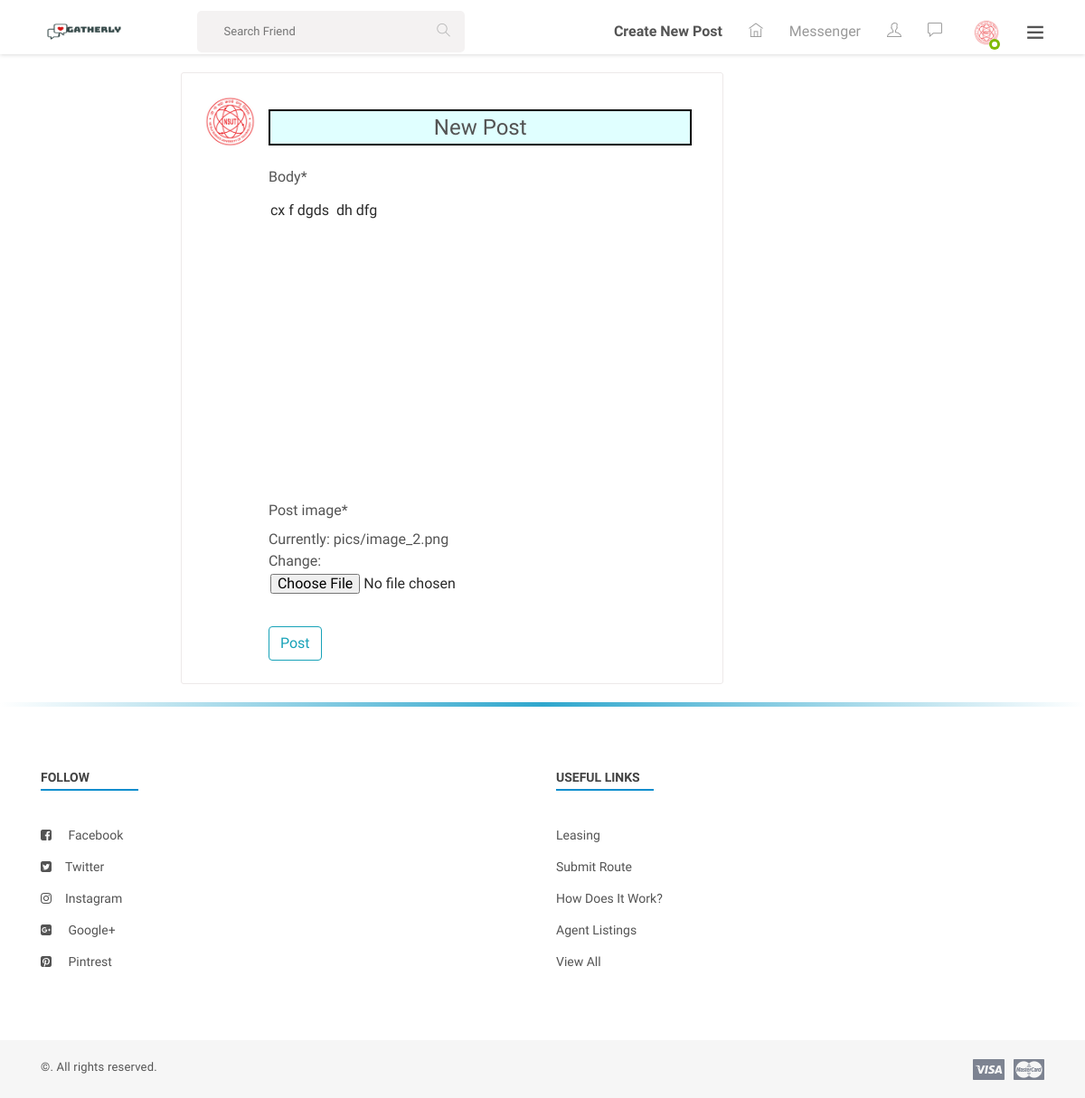
The page /update_post/37 (signed in) on the database its author committed.
### accounts/models.py (models this page shows, shortened)
class User(AbstractUser):
    username = models.CharField(
        'username',
        max_length=50,
        unique=True,
        help_text='Required. 50 characters or fewer. Letters, digits and @/./+/-/_ only.',
        error_messages={
            'unique': "A user with that username already exists.",
        },
    )
    email = models.EmailField(unique=True, blank=False,
                              error_messages={
                                  'unique': "A user with that email already exists.",
                              })
    gender = models.CharField(max_length=20,choices=(('male','male'),('female','female')))
    status = models.BooleanField(default=False)
    about = models.CharField(max_length=400)
    firstname = models.CharField(max_length=50);
    lastname = models.CharField(max_length=20);
    USERNAME_FIELD = "email"
    REQUIRED_FIELDS = ["username", "gender"]

### userprofile/models.py (models this page shows)
class Profile(models.Model):
    user = models.OneToOneField(User, on_delete=models.DO_NOTHING, related_name='profile')
    profile_image = models.ImageField(upload_to='avatars', default='avatars/guest.png')
    cover_image = models.ImageField(upload_to='avatars', default='avatars/cover.png')
    phone = models.CharField(max_length=20, blank=True)
    city = models.CharField(max_length=20, blank=True)
    country = models.CharField(max_length=20, blank=True)

### newsfeed/models.py (models this page shows, shortened)
class Post(models.Model):
    user = models.ForeignKey(User, on_delete=models.CASCADE, related_name="posts")
    body = models.TextField(null=False)
    created_at = models.DateTimeField(default=now)
    post_image = models.ImageField(upload_to="pics",default='avatars/default.jpg',null=True)

### newsfeed/views.py (the view, shortened to what this page needs)
# urls.py: path('update_post/<int:pk>',PostUpdateView.as_view(),name="udpate-post"),
class PostUpdateView( UpdateView):
    model = Post
    form_class = PostForm

### newsfeed/forms.py
class PostForm(forms.ModelForm):
    class Meta:
        model = Post
        fields = ('body','post_image')

### templates/newsfeed/post_form.html (shortened to what this page needs)
{% extends "base.html" %}
{%load crispy_forms_tags%}
{% block content %}
<div class="central-meta" style="margin-left:200px; margin-top:20px; width:600px; background-color:white" >
    <div class="new-postbox">
        <figure>
            <img src="{{ request.user.profile.profile_image.url }}" alt="">
        </figure>
        <div class="newpst-input">
<div class = "content-section">
    <form method = 'POST' enctype="multipart/form-data">
            <fieldset class = "form-group" >
                <legend style="border:2px solid black;text-align:center;background-color:lightcyan">New Post</legend>
                {{form|crispy}}
            </fieldset>
    <div class = 'form_group'>
        <button class = "btn btn-outline-info",
        type = "submit">Post </button>
    </div>
</form>
</div>
        </div>
    </div>
</div>
{% endblock %}

### templates/base.html (shortened to what this page needs)
{% load static %}
<!DOCTYPE html>
<html lang="en">
<head>
    <link rel="stylesheet" href="https://stackpath.bootstrapcdn.com/bootstrap/4.4.1/css/bootstrap.min.css">
    {% include 'includes/stylesheets.html' %}
</head>
<body>
<div class="theme-layout">
    <div class="topbar stick">
        <div class="logo">
            <a title="" href="/"><img src="{% static 'images/logo.png' %}" alt="" style="height: 70px; width: 90px"></a>
        </div>
        <div class="top-area">
            <div class="top-search">
                <form method="get" class="searchbar">
                    <input type="text" placeholder="Search Friend" name="si">
                    <button type ="submit"><i class="ti-search"></i></button>
                </form>
            </div>
            <ul class="setting-area">
                {% if user.is_authenticated%}
                <li><strong><a href="{%url 'newsfeed:post-create'%}">Create New Post</strong></a></li>
                {%endif%}
                <li><a href="{% url 'core:home' %}" class="link"><i class="ti-home"></i></a></li>
                <li><a href="{% url 'communications:all-messages' %}" class="link">Messenger</a></li>
                <li>
                    <a href="#" title="Notification" data-ripple="">
                        <i class="ti-user"></i>
                    </a>
                </li>
                <li>
                    <a href="#" title="Messages" data-ripple=""><i class="ti-comment"></i></a>
                </li>
            </ul>
            <div class="user-img">
                <img src="{{ request.user.profile.profile_image.url }}" alt="" style="height: 40px; width: 40px;">
                <span class="status f-online"></span>
            </div>
            <span class="ti-menu main-menu" data-ripple=""></span>
        </div>
    </div>
    {% block content %}{% endblock %}
    <footer>
        <div class="container">
            <div class="row">
                <div class="col-lg-6 col-md-4">
                    <div class="widget">
                        <div class="widget-title"><h4>follow</h4></div>
                        <ul class="list-style">
                            <li><i class="fa fa-facebook-square"></i> <a href="https://web.facebook.com/shopcircut/" title="">facebook</a></li>
                            <li><i class="fa fa-twitter-square"></i><a href="https://twitter.com/login?lang=en" title="">twitter</a></li>
                            <li><i class="fa fa-instagram"></i><a href="https://www.instagram.com/?hl=en" title="">instagram</a></li>
                            <li><i class="fa fa-google-plus-square"></i> <a href="https://plus.google.com/discover" title="">Google+</a></li>
                            <li><i class="fa fa-pinterest-square"></i> <a href="https://www.pinterest.com/" title="">Pintrest</a></li>
                        </ul>
                    </div>
                </div>
                <div class="col-lg-6 col-md-4">
                    <div class="widget">
                        <div class="widget-title"><h4>useful links</h4></div>
                        <ul class="list-style">
                            <li><a href="#" title="">leasing</a></li>
                            <li><a href="#" title="">submit route</a></li>
                            <li><a href="#" title="">how does it work?</a></li>
                            <li><a href="#" title="">agent listings</a></li>
                            <li><a href="#" title="">view All</a></li>
                        </ul>
                    </div>
                </div>
            </div>
        </div>
    </footer>
    <div class="bottombar">
        <div class="container">
            <div class="row">
                <div class="col-md-12">
                    <span class="copyright">©. All rights reserved.</span>
                    <i><img src="images/credit-cards.png" alt=""></i>
                </div>
            </div>
        </div>
    </div>
</div>
</body>
</html>

### static/css/color.css (style rules this page uses)
#nprogress .bar, .timeline-info > ul li a::before, .add-btn > a, .activitiez > li::before, form button, .colla-apps > li a:hover, a.underline:before, .setting-row input:checked + label, .user-avatar:hover .edit-phto, .error-meta > a, .color-bg, .add-butn, .nav.nav-tabs.likes-btn > li a.active, a.dislike-btn, .drop > a:hover, .btn-view.btn-load-more:hover, .accordion .card h5 button[aria-expanded="true"], .chat-head, .f-page > figure em, .inbox-panel-head > ul > li > a, .nav-tabs--left .nav-link.active, .nav-tabs--left .nav-link.active:hover, footer .widget-title h4::before, #topcontrol, .sidebar .widget-title::before, .f-title::before, .g-post-classic > figure > i::after, .purify > a, .help-list > a:hover, .open-position::before, .info > a, .category-box:hover, .category-box.selected, a.main-btn, .section-heading::before, .getquot-baner, .more-branches > h4::before, .is-helpful > a, .cart-optionz > li > a:hover, .paginationz > li a:hover, .paginationz > li a.active, .shopping-cart, a.btn2:hover, .form-submit > input[type="submit"], button.submit-checkout, .delete-cart:hover, .proceed .button, .amount-area .update-cart, a.addnewforum, .apply-bttons > a { background: #088dcd; }

### static/css/responsive.css (style rules this page uses)
@media screen and (max-width: 1281px) and (min-width: 1024px) { footer .widget-title h4 { font-size: 14px; } }

### rows shown on the page
User: user.profile.profile_image (picture)
Post: body "cx f dgds dh dfg"
